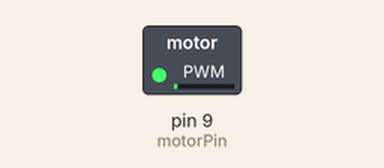
Recording of a sketch running on a simulated Arduino Uno, built with avr-gcc and run on an emulated ATmega328P. On the bench: switched loads named in the sketch (green lamp = pin HIGH).

Above: at 0.05 s.
At 1.15 s:
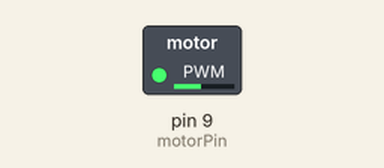
At 2.3 s:
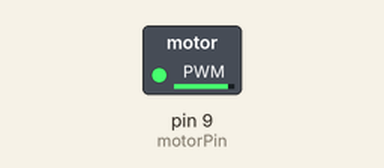
At 4.6 s:
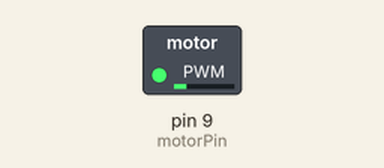
Timing chart, 0 to 6.7 s (numbered marks = the images above):
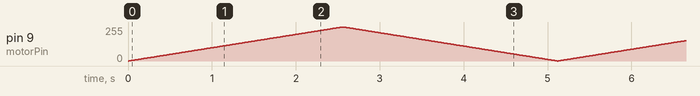

The sketch:

Contol_de_Velocidad_Motor.ino
```cpp
/* Modulación de ancho de pulso (PWM)

La modulación de ancho de pulso (PWM) es una técnica que se utiliza para controlar la potencia suministrada a un motor. Esto se hace variando el ancho de los pulsos de voltaje que se envían al motor. Cuanto más ancho sea el pulso, más potencia se suministrará al motor y, por lo tanto, más rápido girará.

Para controlar la velocidad de un motor con PWM, necesitarás un controlador de motor que admita PWM. Un controlador de motor popular es el L298N, que puede controlar dos motores de CC.

Componentes necesarios:

Arduino Uno
Controlador de motor L298N
Motor de CC
Cables
Fuente de alimentación
Conexiones:

Conecta el pin 12 del Arduino al pin IN1 del L298N.
Conecta el pin 13 del Arduino al pin IN2 del L298N.
Conecta el pin 5V del Arduino al pin VCC del L298N.
Conecta el pin GND del Arduino al pin GND del L298N.
Conecta el terminal positivo del motor de CC al pin OUT1 del L298N.
Conecta el terminal negativo del motor de CC al pin OUT2 del L298N.
Conecta la fuente de alimentación al L298N.*/

int motorPin = 9; // Pin de salida PWM conectado al controlador del motor

void setup() {
  pinMode(motorPin, OUTPUT); // Configurar el pin del motor como salida
}

void loop() {
  for (int i = 0; i < 256; i++) { // Ciclo de 0 a 255
    analogWrite(motorPin, i); // Enviar señal PWM con ciclo de trabajo variable
    delay(10); // Esperar 10 milisegundos
  }

  for (int i = 255; i > 0; i--) { // Ciclo de 255 a 0
    analogWrite(motorPin, i);
    delay(10);
  }
}
```
